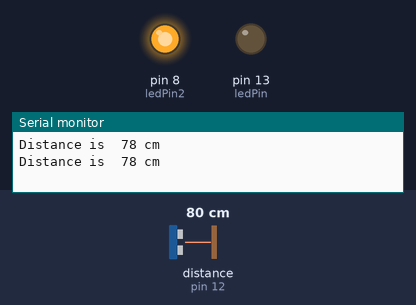
Bench run of a sketch on a simulated Arduino Uno, built with avr-gcc and run on an emulated ATmega328P. Parts: output pins drawn as LEDs (lit = HIGH), the last lines printed to the serial monitor. Wiring (inferred from the names in the program): ultrasonic range finder: trigger pin 7; echo pin 12. The inputs (shaded band) are chosen by the test bench; at power-on: distance to the obstacle (sensor on pin 12) 80 cm. The echo pulse lasts 58.3 µs per cm; pins used as bus, display or sensor lines are not drawn.

Above: at 1.8 s.
1.9 s: distance to the obstacle (sensor on pin 12) set to 23 cm
3.4 s: distance to the obstacle (sensor on pin 12) set to 19 cm
At 4.4 s:
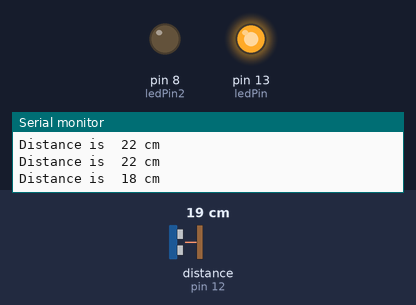
5.5 s: distance to the obstacle (sensor on pin 12) set to 35 cm
At 7.2 s:
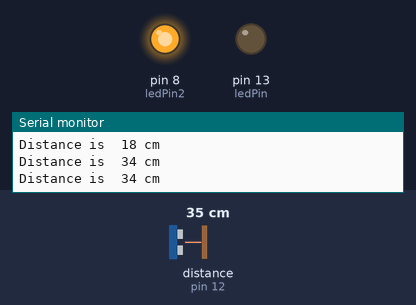
7.5 s: distance to the obstacle (sensor on pin 12) set to 2 cm
At 9.0 s:
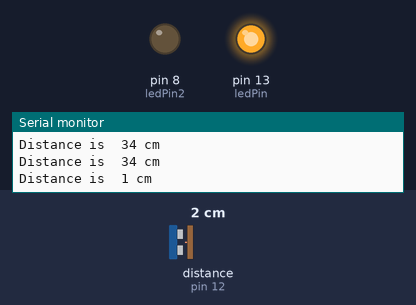
Timing chart, 0 to 10.5 s (numbered marks = the images above; inputs shaded):
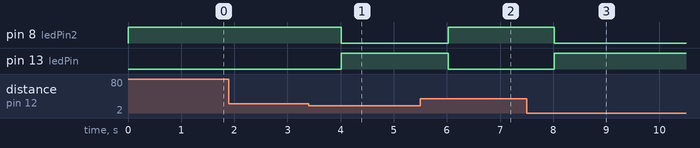

The sketch:

blink.ino
```cpp
int trigPin = 7;
int echoPin = 12;
int ledPin = 13;
int ledPin2 = 8;
long duration;
int distance;

void setup() {
 	pinMode(trigPin, OUTPUT);
  	pinMode(echoPin, INPUT);
  	pinMode(ledPin, OUTPUT);
  	pinMode(ledPin2, OUTPUT);
   	Serial.begin(9600);
}

void loop() {
  digitalWrite(trigPin,LOW);
  delayMicroseconds(2);
  digitalWrite(trigPin,HIGH);
  delayMicroseconds(10);
  digitalWrite(trigPin,LOW);
  duration=pulseIn(echoPin,HIGH);
  distance=(duration*0.034/2);
  // This line calculates the distance in centimeters.
  //Speed of sound (in air) = 340 m/s, which is ~~ 0.034 cm/microsecond.


  // conditional to test and turn on LED if the distance is than 20cm
   if(distance < 20){
    // turn on red LED and turn off green LED
    digitalWrite(LED_BUILTIN, HIGH);
   	digitalWrite(ledPin2, LOW);
   }
  else {
    // turn on green LED and turn off red LED
  	digitalWrite(ledPin2, HIGH);
    digitalWrite(LED_BUILTIN, LOW);
  }
  Serial.print("Distance is  ");
  Serial.print(distance);
  Serial.println(" cm ");
  delay(1000);
}
```

Measured:
- the behaviour switches between 21 and 20 cm on distance to the obstacle (sensor on pin 12) (found by bisection; images 0 and 1)
- after the input at 3.4 s, pin 8 (ledPin2): HIGH → LOW after 0.62 s; pin 13 (ledPin): LOW → HIGH after 0.62 s
- after the input at 5.5 s, pin 8 (ledPin2): LOW → HIGH after 0.52 s; pin 13 (ledPin): HIGH → LOW after 0.52 s
- after the input at 7.5 s, pin 8 (ledPin2): HIGH → LOW after 0.53 s; pin 13 (ledPin): LOW → HIGH after 0.53 s
